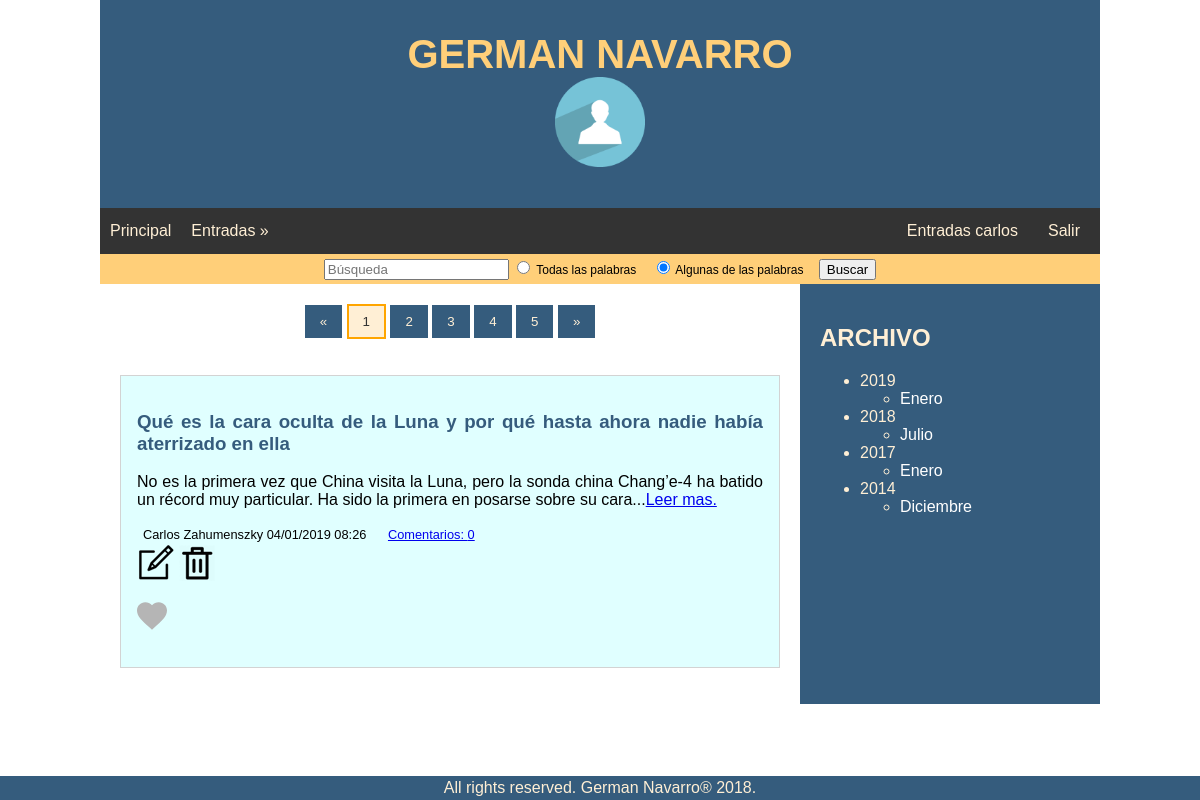
The page /index-paginacion5enIndex.php (signed in) on the database its author committed.
### tables this page shows
create table IF NOT EXISTS entrada(
	`id` int AUTO_INCREMENT,
	`titulo` VARCHAR(250) not null,
	`texto` TEXT(65000) not null,
	`fechaHora` TIMESTAMP,
	`idUsuario` INT,
	PRIMARY KEY (id),
	FOREIGN KEY FK_idUsuario_idEntrada (idUsuario) REFERENCES usuario(id)
);

create table IF NOT EXISTS usuario(
	`id` int AUTO_INCREMENT,
	`nombre` VARCHAR(100) not null,
	`usuario` VARCHAR(40) not null,
	`ubicacionFoto` VARCHAR(240) null,
	`pass` VARCHAR(256),
	PRIMARY KEY (id)
);

### funciones.php (called while the page is built, shortened)
<?php
function conectarDB(){
	try {
		$dsn = "mysql:host=localhost;dbname=blogdwes;charset=utf8";
		$dbh = new PDO($dsn, 'root');
	} catch (PDOException $e){
		print "Error de Conexión: ".$e->getMessage();
	}
	return $dbh;
}
function consultaNickUsuarioDB($idUsuario){
	$conexion = conectarDB();
	$sql = "SELECT usuario from usuario WHERE id=?";
	$consultaUsuario = $conexion->prepare($sql);
	$consultaUsuario->bindParam(1, $idUsuario);
	$consultaUsuario->execute();
	while($reg = $consultaUsuario->fetch()){
		$usuario = $reg['usuario'];
	}
	return $usuario;
}
function consultaIdUsuarioDBporNick($nick){
	$conexion = conectarDB();
	$sql = "SELECT id from usuario WHERE usuario=?";
	$consultaIdUsuario = $conexion->prepare($sql);
	$consultaIdUsuario->bindParam(1, $nick);
	$consultaIdUsuario->execute();
	while($reg = $consultaIdUsuario->fetch()){
		$idUsuario = $reg['id'];
	}
	return $idUsuario;
}
function consultaIdUsuarioDB($idEntrada){
	$conexion = conectarDB();
	$sql = "SELECT idUsuario FROM entrada WHERE id =?";
	$consultaUsuario = $conexion->prepare($sql);
	$consultaUsuario->bindParam(1, $idEntrada);
	$consultaUsuario->execute();
	while($reg = $consultaUsuario->fetch()){
		$idUsuario = $reg['idUsuario'];
	}
	return $idUsuario;
}
function consultaComentariosDB($idEntrada){
	$comentarioArr = array();
	return $comentarioArr;
}
function dateTime($fechaHora){
	$anyo = substr($fechaHora,0,4);
	$mes = substr($fechaHora,5,2);
	$dia = substr($fechaHora,8,2);
	$hora = substr($fechaHora,11,2);
	$min = substr($fechaHora,14,2);
	return $dia."/".$mes."/".$anyo." ".$hora.":".$min;
}
function favoritoLeer($idEntrada, $idUsuario){
	$idUsuario = consultaIdUsuarioDBporNick($_SESSION['usuario']);
	$conexion = conectarDB();
	$sql = "SELECT id FROM favoritos WHERE idEntrada=? and idUsuario=?";
	$consulta  = $conexion->prepare($sql);
	$consulta->bindParam(1, $idEntrada);
	$consulta->bindParam(2, $idUsuario);
	$consulta->execute();
	$res =$consulta->rowCount();
	if($res>0){
		return true;
	}else{
		return false;
	}
}
function readUnaEntradaDB($idEntrada){
	$conexion = conectarDB();
	$sql = "SELECT e.id, e.titulo, e.texto, e.fechaHora, u.nombre FROM entrada e, usuario u WHERE e.idUsuario=u.id and e.id=?";
	$consultaEntrada = $conexion->prepare($sql);
	$consultaEntrada->bindParam(1, $idEntrada);
	$consultaEntrada->execute();
	while ($registro = $consultaEntrada->fetch()) {
		$idEntrada = $registro['id'];
		$fh = $registro['fechaHora'];
		$titulo = $registro['titulo'];
		$usuario = $registro['nombre'];
		$texto = $registro['texto'];
		$entrada = new Entrada ($idEntrada, $fh, $titulo, $usuario, $texto, consultaComentariosDB($idEntrada));
	}
	return $entrada;
}
?>

### Entrada.class.php (the view, shortened to what this page needs)
<?php
Class Entrada{
	private $idEntrada;
	private $fechaHora;
	private $titulo;
	private $usuario;
	private $texto;
	private $comentario = array();
	public function __construct($idEntrada, $fechaHora, $titulo, $usuario, $texto, $comentario=array()){
		$this->idEntrada = $idEntrada;
		$this->fechaHora = $fechaHora;
		$this->titulo = $titulo;
		$this->usuario = $usuario;
		$this->texto = $texto;
		$this->comentario = $comentario;
	}
	public function imprimirEntradaResumida(){
		$textoString = "<article><h3><a href=\"principal.php?idEntrada=$this->idEntrada&amp;accion=mostrar\">$this->titulo</a></h3>";
		$textoEntrada = explode(' ', $this->texto);
		$textoEntrada = array_slice($textoEntrada,0,30);
		$textoEntrada = implode(' ', $textoEntrada);
		$textoString .= "<p>$textoEntrada";
		$textoString .= "...<a href=\"./principal.php?idEntrada=$this->idEntrada&amp;accion=mostrar\">Leer mas.</a></p>";
		$textoString .= '<div><div> '.$this->_mostrarUsuarioFechaHora().'</div><div> <a href="./principal.php?idEntrada='.$this->idEntrada.'&amp;accion=mostrarComentario">Comentarios: '.$this->_contadorComentarios().'</a></div></div><br>';
		$textoString .= $this->_mostrarEditarBorrarEntrada();
		$textoString .= "</article>";
		return $textoString;
	}
	public function _mostrarUsuarioFechaHora(){
		return $this->usuario.' ' . dateTime($this->fechaHora);
	}
	public function _contadorComentarios(){
		$comments  =$this->comentario ;
		if($comments>0)
			return sizeof($comments);
		else
			return 0;
	}
	public function _mostrarEditarBorrarEntrada(){
		$texto = "";
		$idUsuario = consultaIdUsuarioDB($this->idEntrada);
		$nickUsuarioObjetoEntrada = consultaNickUsuarioDB($idUsuario);
		if(isset($_SESSION['usuario'])){
			if(favoritoLeer($this->idEntrada, $idUsuario)){
				$heart = "images/redHeart.svg";
				$link = "principal.php?idEntrada=$this->idEntrada&amp;idUsuario=$idUsuario&amp;accion=favoritoQuitar";
			}else{
				$heart = "images/grayHeart.svg";
				$link = "principal.php?idEntrada=$this->idEntrada&amp;idUsuario=$idUsuario&amp;accion=favoritoGuardar";
			}
			if(strtolower($_SESSION['usuario']) === strtolower($nickUsuarioObjetoEntrada)){
				$texto .= '
        <a href="principal.php?idEntrada='.$this->idEntrada.'&amp;accion=editarEntrada">
        <img src="images/edit_small.png" alt="Editar Entrada" title="Editar Entrada"></a>
        <a href="principal.php?idEntrada='.$this->idEntrada.'&amp;accion=borrarEntradaWarning">
        <img src="images/bin_small.png" alt="Borrar Entrada" title="Borrar Entrada"></a>
		';}
			$texto .= '<p><a href="'.$link.'"><img src="'.$heart.'" height="30" alt="Favorito" title="Favorito"></a></p>
		';
		}
		return $texto;
	}
}
?>

### css/style.css (style rules this page uses)
* { box-sizing: border-box; }
body { font-family: sans-serif; margin: 0 auto; max-width: 1000px; }
article { text-align: justify; border: 1px solid lightgray; margin-bottom: 1em; padding: 1em; background-color: lightcyan; }
article h3 a, h4 a, a h5 { text-decoration: none; color: #355C7D; }
article div { padding-right: 15px; padding-left: 3px; display: inline; font-size: 0.8rem; font-weight: 500; }

### rows shown on the page
entrada: titulo "Qué es la cara oculta de la Luna y por qué hasta ahora nadie había aterrizado en ella", $this->_mostrarUsuarioFechaHora() "Carlos Zahumenszky 04/01/2019 08:26"

### other values the page prints
$mostrarUsuario "carlos"
$textoEntrada "No es la primera vez que China visita la Luna, pero la sonda china Chang’e-4 ha batido un récord muy particular. Ha sido la primera en posarse sobre su cara"
$this->_contadorComentarios() "0"
$year['anyo'] "2019"
month($mes) "Enero"
$year['anyo'] "2018"
month($mes) "Julio"
$year['anyo'] "2017"
$year['anyo'] "2014"
month($mes) "Diciembre"
